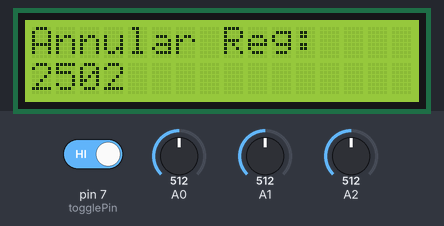
This sketch was run on a simulated Arduino Uno, built with avr-gcc and run on an emulated ATmega328P. On the bench: 16×2 character LCD. The test bench sets the inputs (shaded band); at power-on: A0 = 512, A1 = 512, A2 = 512, pin 7 (togglePin) HIGH. What the sketch prints to the serial monitor is not drawn.

Above: at 0.96 s.
1.3 s: A0 set to 4
At 1.43 s:
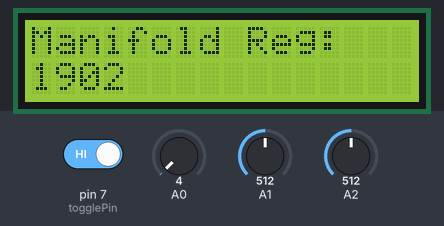
3.2 s: A0 set to 1
At 3.55 s:
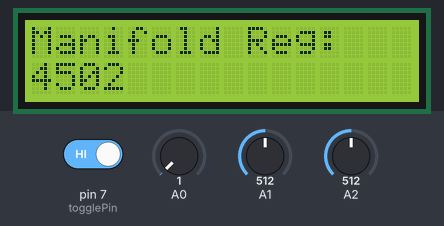
4.9 s: A1 set to 716
At 5.07 s:
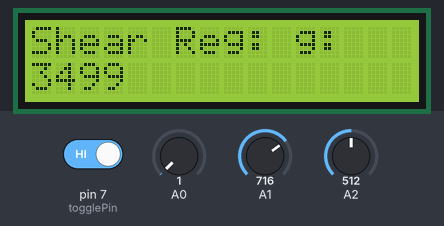
6.5 s: A2 set to 716
At 6.59 s:
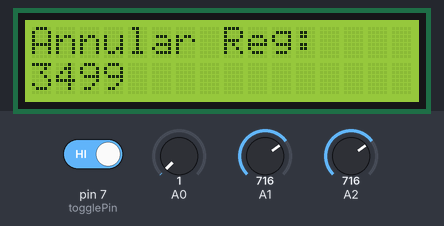
8.0 s: pin 7 (togglePin) driven LOW
9.5 s: A2 set to 4
At 10.8 s:
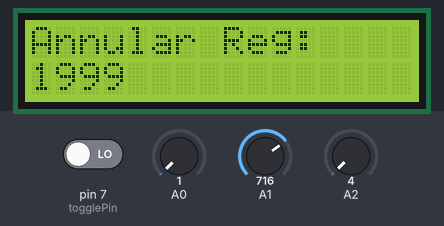
11.1 s: A2 set to 1
At 12.6 s:
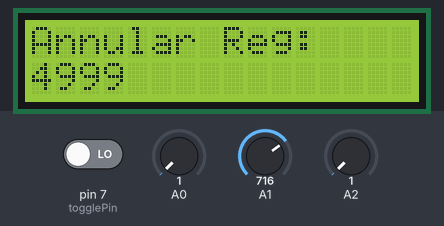
Timing chart, 0 to 13.6 s (numbered marks = the images above; inputs shaded):
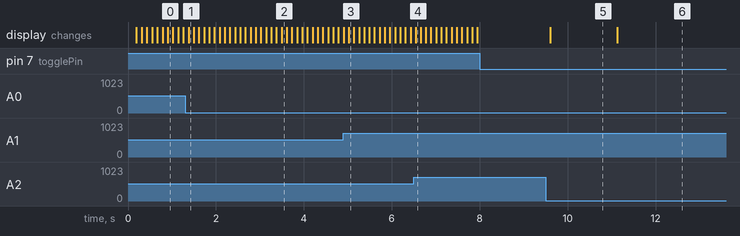

Measured:
- after the input at 8.0 s, every drawn part: stays the same
- after the input at 9.5 s, the display: changes after 0.11 s (image 5)
- after the input at 11.1 s, the display: changes at once (image 6)

The sketch:

regulator_readback.ino
```cpp
#include <Wire.h>
#include <LiquidCrystal_I2C.h>

const int togglePin = 7;

int sensorValue1 = 0;
int sensorValue2 = 0;
int sensorValue3 = 0;
int manReg = 0;
int shearReg = 0;
int annReg = 0;

int toggle = 0;
int lastToggle = 0;
int selection = 0;

LiquidCrystal_I2C lcd(0x27, 16, 2);


// the setup routine runs once when you press reset:
void setup() {

     pinMode(togglePin, INPUT_PULLUP);

     lcd.init();//Defining 16 columns and 2 rows of lcd display
     lcd.backlight();//To Power ON the back light
     // initialize serial communication at 9600 bits per second:
     Serial.begin(9600);
}


// the loop routine runs over and over again forever:
void loop() {
     sensorValue1 = analogRead(A0);
     manReg = map(sensorValue1, 0, 1023, 0, 5000);

     sensorValue2 = analogRead(A1);
     shearReg = map(sensorValue2, 0, 1023, 0, 5000);

     sensorValue3 = analogRead(A2);
     annReg = map(sensorValue3, 0, 1023, 0, 5000);

     toggle = digitalRead(togglePin);


     if (toggle == HIGH){
          selection++;
          }

     if (selection > 2){
          selection = 0;
     }
     switch (selection){
          case 0:
               lcd.setCursor(0,0);
               lcd.print("Manifold Reg: ");
               lcd.setCursor(0,1);
               lcd.print(manReg);
               break;
          case 1:
               lcd.setCursor(0,0);
               lcd.print("Shear Reg: ");
               lcd.setCursor(0,1);
               lcd.print(shearReg);
               break;
          case 2:
               lcd.setCursor(0,0);
               lcd.print("Annular Reg: ");
               lcd.setCursor(0,1);
               lcd.print(annReg);
               break;
     }

     Serial.print(manReg);
     Serial.print(",");
     Serial.print(shearReg);
     Serial.print(",");
     Serial.println(annReg);


     delay(100);        // delay in between reads for stability

}
```
